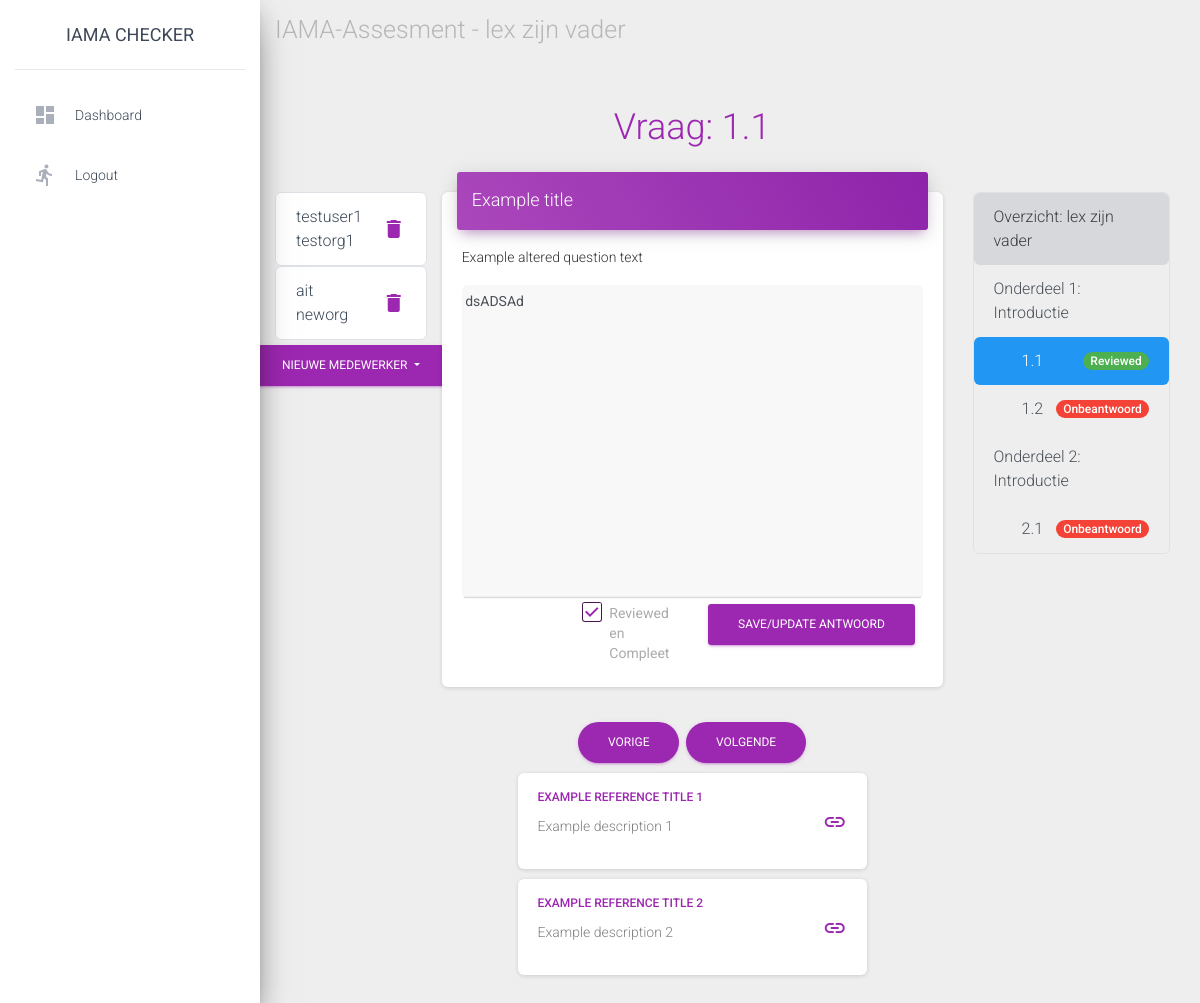
Page /assesments/7/question/2 (signed in) on the committed database.
### base/models.py (models this page shows)
class Assesment(models.Model):
    name = models.CharField(max_length=40)# Name of the assesment
    organisation = models.CharField(max_length=50)# Name of the organisation performing the assesment
    complete_status = models.BooleanField(default=False)# Complete when all questions have been answered
    date_last_saved = models.DateField(auto_now=True)# Automatically saves new value when this object is saved
    user = models.ForeignKey(User, on_delete=models.CASCADE, default=user_pk_sentinel)

class Question(models.Model):
    question_title = models.CharField(max_length=140, default="Question title")
    question_text = models.TextField()# Content to display
    question_phase = models.IntegerField() # Phase number of the question
    question_number = models.IntegerField() # Question number in the phase

class Collaborator(models.Model):
    name = models.CharField(max_length=40)
    organisation = models.CharField(max_length=60)
    answers = models.ManyToManyField(Answer)

class Answer(models.Model):
    class Status(models.TextChoices):
        RV = "RV", "reviewed"
        AW = "AW", "answered"
        UA = "UA", "unanswered"
    status = models.CharField(max_length=3, choices=Status.choices, default=Status.UA)# Whether it's correctly filled in or not
    answer_content = models.TextField(default="") # Content of the answer
    assesment_id = models.ForeignKey(Assesment, on_delete=models.CASCADE, default=0)# Related assesment
    question_id = models.ForeignKey(Question, on_delete=models.CASCADE, default=0) # Related question
    user = models.ForeignKey(User, on_delete=models.CASCADE, default=user_pk_sentinel)# User that answers

class Reference(models.Model):
    title = models.CharField(max_length=64, default="Example title")
    description = models.TextField()
    url = models.URLField(max_length=128)
    questions = models.ManyToManyField(Question)

### base/views.py (the view)
# urls.py: path("assesments/<int:assesment_id>/question/<int:question_id>", views.question_detail, name="question_detail"),
@login_required
def question_detail(request, assesment_id, question_id):
    try:
        assesment = Assesment.objects.get(pk=assesment_id)
        question = Question.objects.get(pk=question_id)
    except (KeyError, Assesment.DoesNotExist):
        return HttpResponse("Page doesn't exist, 404 page comes later")
    buttons = {
        "next": question.id + 1,
        "prev": question.id - 1
    }
    index_context_objects = {
        "question_list": request.session.get("questions", create_question_list()),
        "status_list": get_complete_status(request, assesment),
    }
    if question.question_number == 0:
        context = {
            "assesment": assesment,
            "question": question,
            "index_context_objects": index_context_objects,
            "buttons": buttons,
            "reference_list": Reference.objects.filter(questions__question_phase=question.phase),
        }
        return render(request, "base/phase_intro.html", context)
    else:
        try:
            answer = Answer.objects.get(question_id=question.pk, user__pk=request.user.pk, assesment_id=assesment.id)
        except (KeyError, Answer.DoesNotExist):
            answer = Answer(assesment_id=assesment, question_id=question, user=request.user, status=Answer.Status.UA)
            answer.save()
        context = {
            "assesment": assesment,
            "question": question,
            "answer": answer,
            "index_context_objects": index_context_objects,
            "buttons": buttons,
            "collab_list": Collaborator.objects.filter(answers=answer),
            "reference_list": Reference.objects.filter(questions=question),
            "collab_options": get_collab_options(assesment, answer)
        }
        return render(request, "base/q_detail.html", context)

### base/templatetags/base_extra.py (called while the page is built)
@register.filter()
def key(dict, key):
    return dict[str(key)]

@register.filter()
def is_reviewed(status):
    return status == Answer.Status.RV

### base/views.py (called while the page is built)
def get_collab_options(assesment, curr_answer):
    return_collab = []
    answers = Answer.objects.filter(assesment_id=assesment.pk)
    for answer in answers:
        options = answer.collaborator_set.all()
        exclude = curr_answer.collaborator_set.all()
        to_append = [option for option in options if option not in exclude]
        return_collab.extend(to_append)
    return return_collab

def create_question_list():
    color = [
        "#007bc760",
        "#42145f60",
        "#a9006160",
        "#ffb61260"
    ]
    current_phase = 1# Counter
    questions = []# List to append
    while (question_list := Question.objects.filter(question_phase=current_phase).order_by("question_number")):
        questions.append({"phase_num": current_phase, "question_list": question_list, "list_item_color": color[current_phase - 1]})
        current_phase += 1
    return questions

### base/templates/base/q_detail.html (shortened to what this page needs)
{% extends "base/base.html" %}
{% load base_extra %}
{% block navigation %}<a href="{% url 'base:detail' assesment.id %}" style="color:grey">IAMA-Assesment - {{ assesment.name }}</a>{% endblock %}
{% block content %}
<div class="row">
    <div class="col-md-2"></div>
    <div class="col-md-7 text-center">
        <h2 class="text-primary">Vraag: {{ question.question_phase }}.{{ question.question_number }} </h2>
    </div>
    <div class="col"></div>
</div>
<div class="row">
    <div class="col-md-2" style="padding: 0; margin-top: 30px">
        {% include 'base/collaborators.html' with collab_list=collab_list assesment_id=assesment.id question_id=question.id answer_id=answer.id collab_options=collab_options %}
    </div>
    <div class="col">
        <div class="card">
            <div class="card-header card-header-primary">
                <h4 class="card-title"> {{ question.question_title }} </h4>
            </div>
            <div class="card-body">
                <form action="{% url 'base:save_answer' assesment.id question.id %}" method="post">
                    <p> {{ question.question_text }} </p>
                    <textarea class="form-control rounded" name="answer_content" rows="15" style="background-color: #F8F8F8"> {{ answer.answer_content }} </textarea>
                    <div class="row">
                        <div class="col-md-3"></div>
                        <div class="col-md-3 d-flex justify-content-center align-items-center">
                            <div class="form-check">
                                <label class="form-check-label"> Reviewed en Compleet
                                <span class="form-check-sign">
                                    <span class="check"></span>
                                </span>
                                </label>
                            </div>
                        </div>
                        <div class="col-md-3"><button type="submit" name="save_answer" class="btn btn-primary">Save/Update Antwoord</button></div>
                        <div class="col-md-3"></div>
                    </div>
                </form>
            </div>
        </div>
    </div>
    <div class="col-md-3" style="padding-top: 30px">
        {% include 'base/q_index.html' with assesment=assesment question_list=index_context_objects.question_list current_question=question.id status_list=index_context_objects.status_list %}
    </div>
</div>
<div class="row">
    <div class="col-md-2"></div>
    <div class="col text-center">
        {% if question.id != 1 %}
            <a href="{% url 'base:question_detail' assesment.id buttons.prev %}" class="btn btn-primary btn-round">Vorige</a>
        {% endif %}
        <a href="{% url 'base:question_detail' assesment.id buttons.next %}" class="btn btn-primary btn-round">Volgende</a>
    </div>
    <div class="col-md-3"></div>
</div>
{% include 'includes/reference_list.html' with reference_list=reference_list %}
{% endblock %}

### base/templates/base/collaborators.html (shortened to what this page needs)
{% load base_extra %}
<ul class="list-group rounded">
    {% for collab in collab_list %}
        <li class="list-group-item border rounded d-flex justify-content-between" style="background-color: white;">
            <div class="">
                <p style="margin-bottom: 0px"> {{collab.name}} </p>
                <p style="margin-bottom: 0px"> {{collab.organisation}} </p>
            </div>
            <div class="d-flex align-items-center">
                <a href="#" data-toggle="modal" data-target="#delete_modal{{ collab.id }}">
                    <i class="material-icons">delete</i>
                </a>
            </div>
        </li>
    {% endfor %}
</ul>
<div class="d-flex justify-content-center">
    <div class="dropdown">
        <button class="btn btn-primary dropdown-toggle" type="button" id="dropdownMenuButton" data-toggle="dropdown" aria-haspopup="true" aria-expanded="false">
          Nieuwe Medewerker
        </button>
    </div>
</div>

### base/templates/base/q_index.html
{% load base_extra %}
<div class="list-group rounded border" style="border-color:grey">
    <a href="{% url 'base:detail' assesment.id %}" class="list-group-item list-group-item-action list-group-item-secondary rounded">
        Overzicht: {{ assesment.name }}
    </a>
    {% for phase in question_list %}
        {% for question in phase.question_list %}
            {% if question.question_number == 0 %}
                {% if current_question == question.id %}
                    <a href="{% url 'base:question_detail' assesment.id question.id %}" class="list-group-item list-group-item-action active rounded">
                        Onderdeel {{ phase.phase_num }}: Introductie
                    </a>
                {% else %}
                    <a href="{% url 'base:question_detail' assesment.id question.id %}" class="list-group-item list-group-item-action rounded">
                        Onderdeel {{ phase.phase_num }}: Introductie
                    </a>
                {% endif %}
            {% else %}
                {% if current_question == question.id %}
                    <a href="{% url 'base:question_detail' assesment.id question.id %}" class="list-group-item list-group-item-action d-flex justify-content-between align-items-center active rounded"
                    style="padding-left: 3em">
                        {{ question.question_phase }}.{{ question.question_number }} {{ status_list|key:question.id|safe }}
                    </a>
                {% else %}
                    <a href="{% url 'base:question_detail' assesment.id question.id %}" class="list-group-item list-group-item-action d-flex justify-content-between align-items-center rounded"
                    style="padding-left: 3em">
                        {{ question.question_phase }}.{{ question.question_number }} {{ status_list|key:question.id|safe }}
                    </a>
                {% endif %}
            {% endif %}
        {% endfor %}
    {% endfor %}
</div>

### base/templates/includes/reference_list.html
{% for reference in reference_list %}
<div class="row">
    <div class="offset-md-3 col-md-5">
        <div class="card" style="margin-bottom: 5px; margin-top: 5px">
            <div class="card-body d-flex justify-content-between">
                <div>
                    <h6 class="text-primary">{{ reference.title }}</h6>
                    <p style="color: grey"> {{ reference.description }} </p>
                </div>
                <div class="d-flex align-items-center">
                    <a href="{{ reference.url }}">
                        <i class="material-icons">link</i>
                    </a>
                </div>
            </div>
        </div>
    </div>
</div>
{% endfor %}

### rows in the picture
Assesment: name "lex zijn vader"
Question: question_phase "1", question_number "1", question_title "Example title", question_text "Example altered question text", id "Reviewed"
Collaborator: name "testuser1", organisation "testorg1"
Collaborator: name "ait", organisation "neworg"
Answer: answer_content "dsADSAd"
Question: phase_num "1"
Question: question_phase "1", question_number "2", id "Onbeantwoord"
Question: phase_num "2"
Question: question_phase "2", question_number "1", id "Onbeantwoord"
Reference: title "EXAMPLE REFERENCE TITLE 1", description "Example description 1"
Reference: title "EXAMPLE REFERENCE TITLE 2", description "Example description 2"
